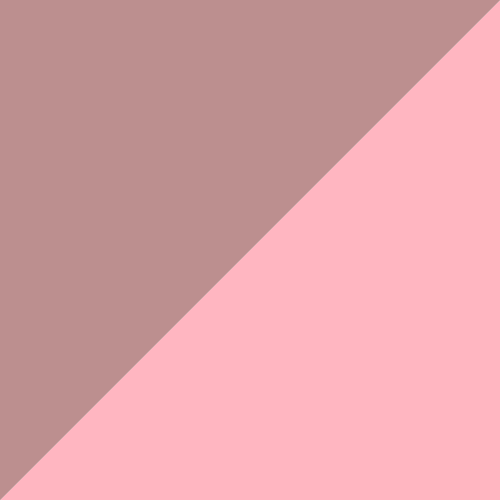
Frame 1 (no input)
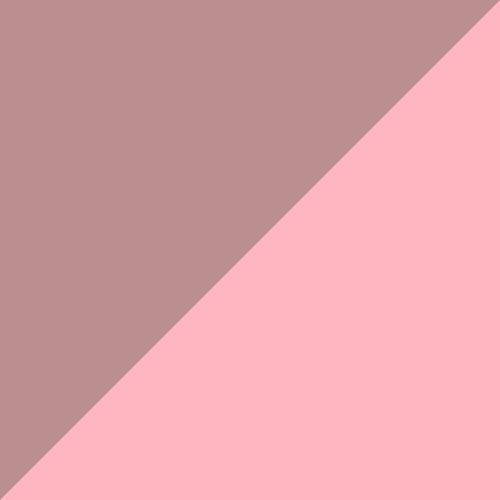
Frame 60 (the mouse pressed at the canvas centre just before this capture)
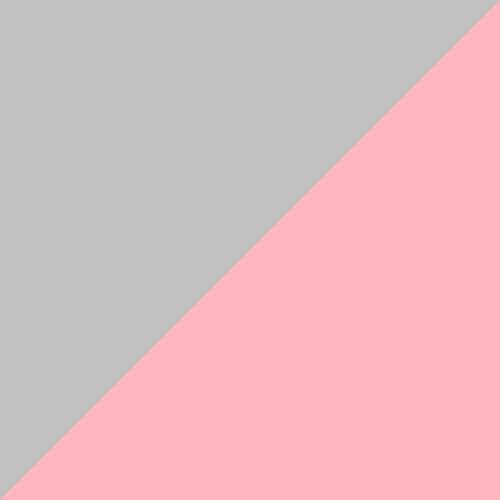
Frame 120 (the mouse held since frame 60 and released just before this capture)

The Processing sketch that drew these frames (run headless with seeded random() and noise(); from frame 60 on, the mouse is pressed at the canvas centre):

// Processing sketch: triangles_rising
// ── triangles_rising.pde
//draw large triangles, change colors with mouse press 
//top triangle is silver
//bottom triangle is light pink
//if mouse position is in top triangle, turns taupe
//if mouse position is in bottom triangle, turns

void setup(){
  size(500,500);
  noStroke();
}

void draw(){
  
  fill(255,182,193); //light pink
  triangle(500,500,500,0,0,500);
  
  fill(192,192,192); //silver
  triangle(0,0,500,0, 0,500);
  
  
  if (mouseX <500-mouseY){
    fill(188,143,143); //taupe
    triangle(0,0,500,0, 0,500);
    
//  }else{
//    fill(192,192,255); //blue
//    triangle(500,500,500,0,0,500);
  }
  
    if (mouseX >500-mouseY) {
    fill(192,192,255); //blue
    triangle(500,500,500,0,0,500);
//    }else{
//    fill(255,0,100);
//    triangle(500, 500, 500, 0, 0, 500);
}

if(mousePressed && mouseX <500-mouseY){
      fill(127,255,212); //aqua
      triangle(50,50,450,50,50,450);
   }
if(mousePressed && mouseX >500-mouseY){
      fill(143,188,143); //dark sea green
      triangle(450,450,50,450,450,50);
    }
}
